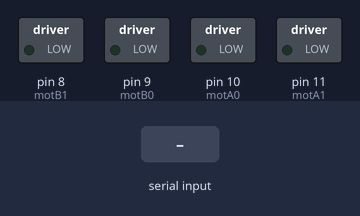
The sketch below on a simulated Arduino Uno, built with avr-gcc and run on an emulated ATmega328P. Shown: switched loads named in the sketch (green lamp = pin HIGH). The test bench sets the inputs (shaded band). What the sketch prints to the serial monitor is not drawn.

Above: at 1.2 s.
1.3 s: "8" received over Serial
At 2.5 s:
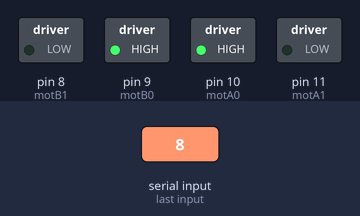
2.8 s: "6" received over Serial
At 5.0 s:
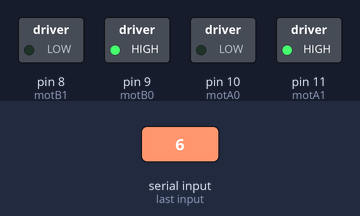
5.8 s: "4" received over Serial
At 8.5 s:
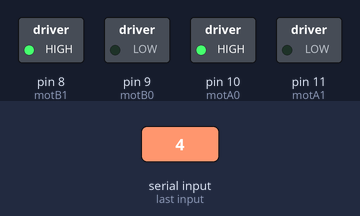
8.8 s: "1" received over Serial
At 10.8 s:
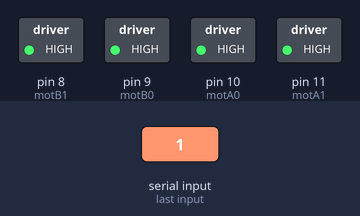
11.8 s: "5" received over Serial
At 13.0 s:
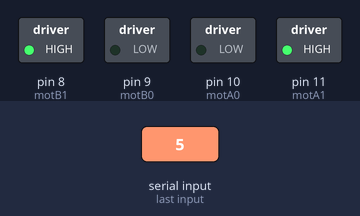
13.3 s: "0" received over Serial
At 15.4 s:
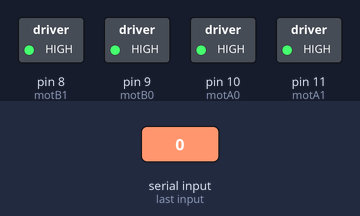
Timing chart, 0 to 16.9 s (numbered marks = the images above; inputs shaded):
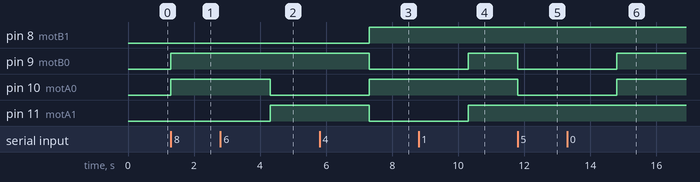

The sketch:

SumoRCRecognizer4WD.ino
```cpp
//Sumo RC
int motA0=10; // Pines para control de motores
int motA1=11;
int motB0=9;
int motB1=8;

char valorBoton;
char penultimo = 'n';
char antepenultimo = 'm';
char vali = 'b';

void setup()
{
  Serial.begin(9600);

  pinMode(motA0,OUTPUT);
  pinMode(motA1,OUTPUT);
  pinMode(motB0,OUTPUT);
  pinMode(motB1,OUTPUT);

  digitalWrite(motA0,LOW);
  digitalWrite(motA1,LOW);
  digitalWrite(motB0,LOW);
  digitalWrite(motB1,LOW);
}

void loop()
{
  if(Serial.available() > 0)
  {
    Serial.print("Bluetooth Conectado");
    valorBoton = Serial.read();
    if(valorBoton == '8'){
      Serial.print("Adelante");
      adelante();
      delay(3000);
    }
    else if(valorBoton == '6'){
      Serial.print("izquierda");
      izquierda();
      delay(3000);
    }
    else if(valorBoton == '4'){
      derecha();
      delay(3000);
    }
    else if(valorBoton == '5'){
      atras();
      delay(3000);
    }
    else{
      alto();
    }
    Serial.println(valorBoton);
  }

}


void adelante()
{
  digitalWrite(motA0, HIGH);
  digitalWrite(motA1, LOW);
  digitalWrite(motB0, HIGH);
  digitalWrite(motB1, LOW);
}

void atras()
{
  digitalWrite(motA0, LOW);
  digitalWrite(motA1, HIGH);
  digitalWrite(motB0, LOW);
  digitalWrite(motB1, HIGH);
}

void izquierda()  //Giro a la izquierda
{
  digitalWrite(motA0,LOW);
  digitalWrite(motA1,HIGH);
  digitalWrite(motB0,HIGH);
  digitalWrite(motB1,LOW);
}

void derecha()  //Giro a la derecha
{
  digitalWrite(motA0,HIGH);
  digitalWrite(motA1,LOW);
  digitalWrite(motB0,LOW);
  digitalWrite(motB1,HIGH);
}

void alto() //Paro total
{
  digitalWrite(motA0,HIGH);
  digitalWrite(motA1,HIGH);
  digitalWrite(motB0,HIGH);
  digitalWrite(motB1,HIGH);
}

void atrasizquierda(){
  digitalWrite(motA0, LOW);
  digitalWrite(motA1, LOW); //PWM
  digitalWrite(motB0, LOW); //PWM
  digitalWrite(motB1, HIGH);
}

void atrasderecha(){
  digitalWrite(motA0, LOW);
  digitalWrite(motA1, HIGH); //PWM
  digitalWrite(motB0, LOW); //PWM
  digitalWrite(motB1, LOW);
}
```

Measured:
- after the input at 1.3 s, pin 9 (motB0), pin 10 (motA0): LOW → HIGH at once
- after the input at 2.8 s, pin 10 (motA0): HIGH → LOW after 1.5 s; pin 11 (motA1): LOW → HIGH after 1.5 s
- after the input at 5.8 s, pin 8 (motB1), pin 10 (motA0): LOW → HIGH after 1.5 s; pin 9 (motB0), pin 11 (motA1): HIGH → LOW after 1.5 s
- after the input at 8.8 s, pin 9 (motB0), pin 11 (motA1): LOW → HIGH after 1.5 s
- after the input at 11.8 s, pin 9 (motB0), pin 10 (motA0): HIGH → LOW at once
- after the input at 13.3 s, pin 9 (motB0), pin 10 (motA0): LOW → HIGH after 1.5 s
